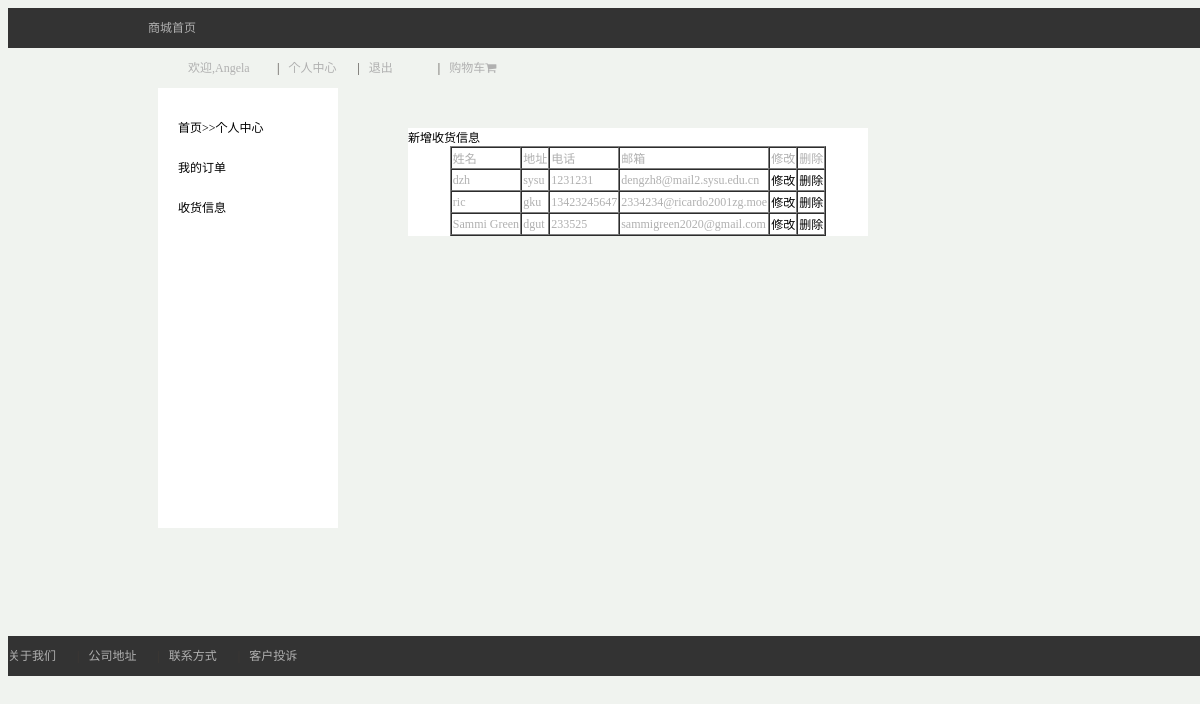
/home/user/information.php (signed in), run on the app's committed database.
### tables this page shows
CREATE TABLE `relation` (
  `id` int(10) UNSIGNED NOT NULL,
  `realname` varchar(50) NOT NULL,
  `address` varchar(200) NOT NULL,
  `telephone` varchar(20) NOT NULL,
  `email` varchar(50) NOT NULL,
  `user_id` int(11) NOT NULL
);

### home/user/information.php (the view, shortened to what this page needs)
<?php
include "../public/common/dbconfig.inc.php";
?>
<!doctype html>
<html lang="en">
<head>
</head>
<body>
    <header>
        <?php
        include "../public/header.php";
        ?>
    </header>
    <main>
        <div class="content">
           <?php
            include '../public/UserSide.php';
           ?>
            <div class="connect-box">
                <div class="add"><a href="AddInfo.php">新增收货信息</a></div>
                <table border="1" cellspacing="0" align="center">
                    <tr>
                        <td>姓名</td>
                        <td>地址</td>
                        <td>电话</td>
                        <td>邮箱</td>
                        <td>修改</td>
                        <td>删除</td>
                    </tr>
                    <?php
                    $sqlInfo="select * from relation where user_id='{$user_id}'";
                    $ResInfo=$conn->query($sqlInfo);
                    while ($RowInfo=$ResInfo->fetch_assoc())
                    {
                        echo"<tr>";
                        echo "<td>{$RowInfo['realname']}</td>";
                        echo "<td>{$RowInfo['address']}</td>";
                        echo "<td>{$RowInfo['telephone']}</td>";
                        echo "<td>{$RowInfo['email']}</td>";
                        echo "<td><a href='EditInfo.php?id={$RowInfo['id']}'>修改</a></td>";
                        echo "<td><a href='DelInfo.php?id={$RowInfo['id']}'>删除</a></td>";
                        echo "</tr>";
                    }
                    ?>
                </table>
            </div>
        </div>
    </main>
    <footer>
        <?php
        include "../public/footer.php";
        ?>
    </footer>
</body>
</html>

### home/user/information.php (style rules this page uses)
.connect-box { width: 460px; display: block; position: relative; top: -400px; left: 400px; background: white; }

### home/public/header.php (style rules this page uses)
body { color: rgb(176,176,176); font-size: 12px; }

### home/public/UserSide.php (style rules this page uses)
body { background:rgb(240,243,239) ; font-size: 15px; }
a { text-decoration: none; color: black; }

### home/public/footer.php (style rules this page uses)
body { color: rgb(176,176,176); font-size: 12px; }

### data on the page
relation: realname "dzh", address "sysu", telephone "1231231", email "dengzh8@mail2.sysu.edu.cn"
relation: realname "ric", address "gku", telephone "13423245647", email "2334234@ricardo2001zg.moe"
relation: realname "Sammi Green", address "dgut", telephone "233525", email "sammigreen2020@gmail.com"

### other printed values
$_SESSION['username'] "Angela"
